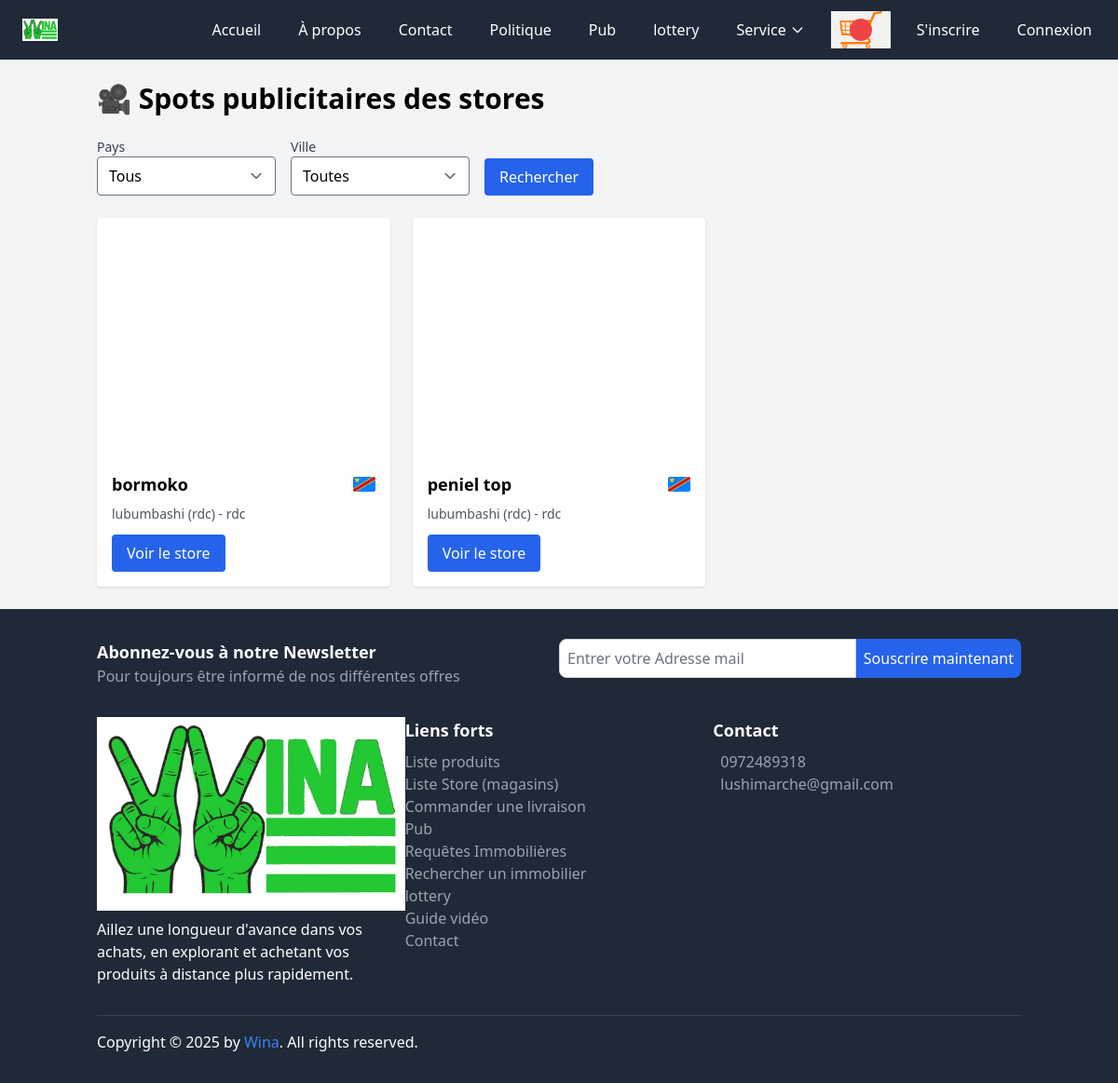
Page /spotpubs/ on the committed database.
### core/models.py (models this page shows, shortened)
class SpotPubStore(models.Model):
    store = models.OneToOneField(Store, on_delete=models.CASCADE, related_name="spot_pub")
    video = models.FileField(upload_to='spot_pubs/', null=True, blank=True)
    uploaded_at = models.DateTimeField(auto_now_add=True)

class Store(models.Model):
    owner = models.ForeignKey(
        settings.AUTH_USER_MODEL,
        on_delete=models.CASCADE,
        related_name="stores"
    )
    name = models.CharField(max_length=255)
    slug = models.SlugField(blank=True, null=True, unique=True)
    description = models.TextField()
    adresse = models.TextField()
    thumbnail = models.ImageField(
        upload_to="img",
        null=True,
        blank=True,
        verbose_name="Image du Store"
    )
    created_at = models.DateTimeField(auto_now_add=True)
    updated_at = models.DateTimeField(auto_now=True)
    typestore = models.ForeignKey(
        Typestore,
        on_delete=models.SET_NULL,
        null=True,
        blank=True
    )
    typebusiness = models.ForeignKey(
        'TypeBusiness',
        on_delete=models.SET_NULL,
        null=True,
        blank=True,
        related_name='stores'
    )
    country = models.ForeignKey(
        Country,
        on_delete=models.SET_NULL,
        null=True,
        blank=True,
        related_name="stores"
    )
    city = models.ForeignKey(
        City,
        on_delete=models.SET_NULL,
        null=True,
        blank=True,
        related_name="stores"
    )
    apply_commission = models.BooleanField(default=True)
    favoritestore = models.BooleanField(default=False)
    is_active = models.BooleanField(default=False)
    latitude = models.DecimalField(max_digits=9, decimal_places=6, null=True, blank=True)
    longitude = models.DecimalField(max_digits=9, decimal_places=6, null=True, blank=True)
    from django.utils.text import slugify

class Country(models.Model):
    name = models.CharField(max_length=100, unique=True)
    flag = models.ImageField(upload_to='flags/')

class City(models.Model):
    name = models.CharField(max_length=100)
    image = models.ImageField(upload_to='cities/')
    country = models.ForeignKey(Country, on_delete=models.CASCADE, related_name='cities')
    def __str__(self):
        return f"{self.name} ({self.country.name})"

### base/views.py (the view, shortened to what this page needs)
# urls.py: path('spotpubs/', views.spotpub_list_view, name='spotpub_list'),
def spotpub_list_view(request):
    user = request.user
    spotpubs = SpotPubStore.objects.select_related('store', 'store__city', 'store__country')
    default_filter_applied = False
    city_id = request.GET.get('city')
    country_id = request.GET.get('country')
    if city_id:
        spotpubs = spotpubs.filter(store__city_id=city_id)
    if country_id:
        spotpubs = spotpubs.filter(store__country_id=country_id)
    cities = City.objects.all()
    countries = Country.objects.all()
    paginator = Paginator(spotpubs.order_by('-uploaded_at'), 9)
    page = request.GET.get("page")
    try:
        spotpubs_page = paginator.page(page)
    except PageNotAnInteger:
        spotpubs_page = paginator.page(1)
    except EmptyPage:
        spotpubs_page = paginator.page(paginator.num_pages)
    return render(request, 'base/spotpub_list.html', {
        'spotpubs': spotpubs_page,
        'cities': cities,
        'countries': countries,
        'selected_city': city_id,
        'selected_country': country_id,
        'default_filter_applied': default_filter_applied,
    })

### core/context_processors.py (called while the page is built)
def cart(request):
    if request.user.is_authenticated:
        cart = get_or_create_cart(request.user)
    else:
        cart = None
    return {'cart': cart}

def unread_notifications_count(request):
    if request.user.is_authenticated:
        hidden_ids = UserNotificationHide.objects.filter(user=request.user).values_list('notification_id', flat=True)
        count = Notification.objects.filter(user=request.user, is_read=False).exclude(id__in=hidden_ids).count()
        return {'unread_notifications_count': count}
    return {}

### base/templates/base/spotpub_list.html (shortened to what this page needs)
{% extends 'base.html' %}
{% load static %}
{% block content %}
<section class="container mx-auto px-4 py-6">
  <h2 class="text-3xl font-bold mb-6">🎥 Spots publicitaires des stores</h2>
  <form method="get" class="flex flex-wrap gap-4 items-end mb-6">
    <div>
      <label for="country" class="block text-sm font-medium text-gray-700">Pays</label>
      <select name="country" id="country" class="w-48 px-3 py-2 border rounded">
        <option value="">Tous</option>
      </select>
    </div>
    <div>
      <label for="city" class="block text-sm font-medium text-gray-700">Ville</label>
      <select name="city" id="city" class="w-48 px-3 py-2 border rounded">
        <option value="">Toutes</option>
      </select>
    </div>
    <button type="submit" class="bg-blue-600 text-white px-4 py-2 rounded hover:bg-blue-700">
      Rechercher
    </button>
  </form>
  {% if spotpubs %}
  <div class="grid grid-cols-1 sm:grid-cols-2 md:grid-cols-3 gap-6">
    {% for pub in spotpubs %}
    <div class="bg-white rounded shadow overflow-hidden flex flex-col justify-between">
      <video
        src="{{ pub.video.url }}"
        class="w-full h-64 object-cover"
        autoplay
        muted
        loop
        playsinline
        onclick="this.muted = false; this.controls = true;"
      ></video>
      <div class="p-4">
        <div class="flex items-center justify-between mb-2">
          <h3 class="font-semibold text-lg">{{ pub.store.name }}</h3>
          {% if pub.store.country.flag %}
          <img src="{{ pub.store.country.flag.url }}" alt="{{ pub.store.country.name }}" class="w-6 h-4 object-cover rounded-sm ml-2">
          {% endif %}
        </div>
        <p class="text-sm text-gray-600">{{ pub.store.city }} - {{ pub.store.country.name }}</p>
        <a href="{% url 'store_detail' pub.store.slug %}" class="mt-3 inline-block bg-blue-600 text-white px-4 py-2 rounded hover:bg-blue-700 transition">
          Voir le store
        </a>
      </div>
    </div>
    {% endfor %}
  </div>
  {% else %}
    <p class="text-center text-gray-500 mt-10">Aucun spot publicitaire trouvé.</p>
  {% endif %}
</section>
{% endblock %}

### rows in the picture
SpotPubStore: store.name "bormoko", store.country.flag (picture), store.city "lubumbashi (rdc)", store.country.name "rdc"
SpotPubStore: store.name "peniel top", store.country.flag (picture), store.city "lubumbashi (rdc)", store.country.name "rdc"
